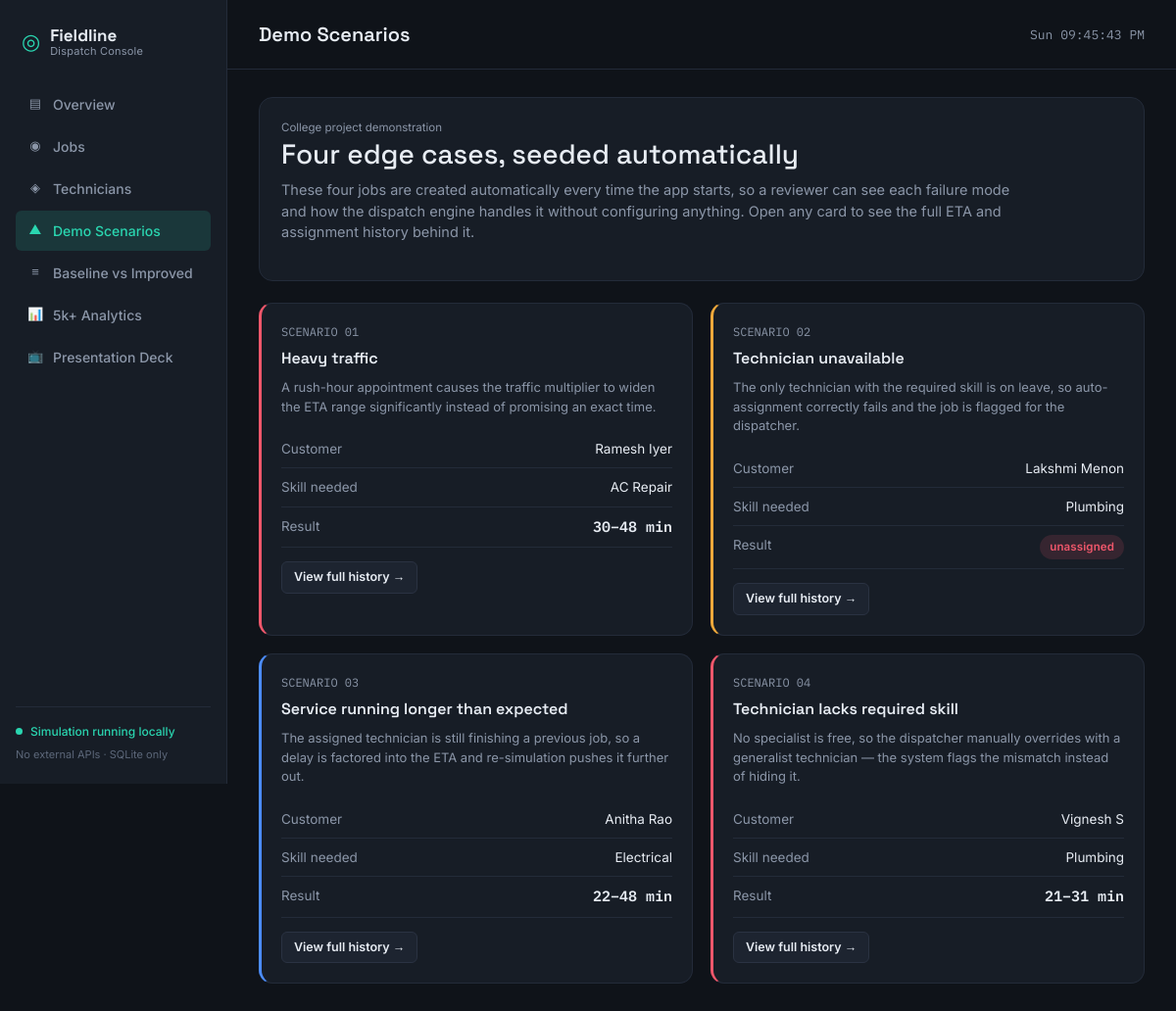
The app's page /demo with its own data.
### tables this page shows
CREATE TABLE jobs (
    id                      INTEGER PRIMARY KEY AUTOINCREMENT,
    customer_name           TEXT NOT NULL,
    required_skill          TEXT NOT NULL,
    customer_latitude       REAL NOT NULL,
    customer_longitude      REAL NOT NULL,
    appointment_time        TEXT NOT NULL,        -- "YYYY-MM-DDTHH:MM"
    status                  TEXT NOT NULL DEFAULT 'pending', -- pending|assigned|unassigned|completed
    assigned_technician_id  INTEGER,
    eta_low                 INTEGER,
    eta_high                INTEGER,
    traffic_level           TEXT,
    delay_reason            TEXT,
    demo_case               TEXT,                 -- tags one of the 4 required demo edge cases, else NULL
    created_at              TEXT DEFAULT CURRENT_TIMESTAMP,
    FOREIGN KEY (assigned_technician_id) REFERENCES technicians(id)
);

### app.py (the view)
@app.route("/demo")
def demo():
    conn = get_db()
    demo_jobs = conn.execute(
        """SELECT jobs.*, technicians.name AS tech_name
           FROM jobs LEFT JOIN technicians ON jobs.assigned_technician_id = technicians.id
           WHERE jobs.demo_case IS NOT NULL
           ORDER BY CASE jobs.demo_case
               WHEN 'heavy_traffic' THEN 1
               WHEN 'technician_unavailable' THEN 2
               WHEN 'service_overrun' THEN 3
               WHEN 'skill_mismatch' THEN 4 END"""
    ).fetchall()
    conn.close()
    return render_template("demo.html", jobs=demo_jobs)

### app.py (called while the page is built)
def get_db():
    conn = sqlite3.connect(DB_PATH)
    conn.row_factory = sqlite3.Row
    conn.execute("PRAGMA foreign_keys = ON")
    return conn

### templates/demo.html (shortened to what this page needs)
{% extends "base.html" %}
{% block page_title %}Demo Scenarios{% endblock %}
{% block content %}
<div class="panel">
  <div class="panel-eyebrow">College project demonstration</div>
  <h3>Four edge cases, seeded automatically</h3>
  <p class="text-dim" style="margin-top:8px; max-width:760px;">
    These four jobs are created automatically every time the app starts, so a reviewer can see each failure mode
    and how the dispatch engine handles it without configuring anything. Open any card to see the full ETA and
    assignment history behind it.
  </p>
</div>
<div class="scenario-grid">
  {% for j in jobs %}
  <div class="scenario-card tag-{{ j.demo_case }}">
    <div class="scenario-num">SCENARIO {{ meta[j.demo_case].num }}</div>
    <div class="scenario-title">{{ meta[j.demo_case].title }}</div>
    <div class="scenario-desc">{{ meta[j.demo_case].desc }}</div>
    <div class="info-line"><span class="k">Customer</span><span>{{ j.customer_name }}</span></div>
    <div class="info-line"><span class="k">Skill needed</span><span>{{ j.required_skill }}</span></div>
    <div class="info-line">
      <span class="k">Result</span>
      {% if j.eta_low %}
        <span class="eta-readout">{{ j.eta_low }}–{{ j.eta_high }} min</span>
      {% else %}
        <span class="badge-status badge-unassigned">unassigned</span>
      {% endif %}
    </div>
    <a href="{{ url_for('job_detail', job_id=j.id) }}" class="btn-fl btn-fl-sm" style="margin-top:14px;">View full history →</a>
  </div>
  {% endfor %}
</div>
{% endblock %}

### static/css/style.css (style rules this page uses)
:root { --bg: #0F1319; --panel: #171D26; --panel-alt: #1D2430; --panel-raised: #212938; --border: #2A3242; --border-soft: #232B39; --text: #E7ECF3; --text-dim: #8B96A8; --text-faint: #5C6779; --teal: #2AD6B0; --teal-dim: rgba(42,214,176,0.14); --amber: #F2A93B; --amber-dim: rgba(242,169,59,0.14); --red: #F0576B; --red-dim: rgba(240,87,107,0.14); --blue: #4C8DFF; --blue-dim: rgba(76,141,255,0.14); --radius-sm: 6px; --radius-md: 10px; --radius-lg: 14px; }
* { box-sizing: border-box; }
body { background: var(--bg); color: var(--text); font-family: 'Inter', -apple-system, sans-serif; font-size: 14.5px; margin: 0; min-height: 100vh; }
h1,h2,h3,h4 { font-family: 'Space Grotesk', sans-serif; color: var(--text); margin: 0 0 4px 0; }
a { color: var(--blue); text-decoration: none; }
.panel { background: var(--panel); border: 1px solid var(--border-soft); border-radius: var(--radius-lg); padding: 22px; margin-bottom: 22px; }
.panel-eyebrow { font-size: 11.5px; color: var(--text-dim); margin-bottom: 2px; }
.badge-status { display:inline-flex; align-items:center; gap:5px; padding: 4px 10px; border-radius: 999px; font-size: 11.5px; font-weight: 600; letter-spacing: .01em; }
.badge-unassigned, .badge-unavailable { background: var(--red-dim); color: var(--red); }
.eta-readout { font-family: 'IBM Plex Mono', monospace; font-weight: 600; font-size: 15px; color: var(--text); }
.btn-fl { display:inline-flex; align-items:center; justify-content:center; gap:6px; font-family:'Inter',sans-serif; font-weight: 600; font-size: 13.5px; padding: 9px 16px; border-radius: var(--radius-sm); border: 1px solid var(--border); background: var(--panel-alt); color: var(--text); cursor: pointer; transition: background .12s ease, border-color .12s ease; }
.btn-fl-sm { padding: 6px 12px; font-size: 12.5px; }
.info-line { display:flex; justify-content:space-between; padding: 9px 0; border-bottom: 1px solid var(--border-soft); font-size: 13.5px; }
.info-line .k { color: var(--text-dim); }
.scenario-grid { display:grid; grid-template-columns: repeat(2, 1fr); gap: 18px; }
.scenario-card { background: var(--panel); border: 1px solid var(--border-soft); border-radius: var(--radius-lg); padding: 20px; border-left: 3px solid var(--teal); }
.scenario-card.tag-heavy_traffic { border-left-color: var(--red); }
.scenario-card.tag-technician_unavailable { border-left-color: var(--amber); }
.scenario-card.tag-service_overrun { border-left-color: var(--blue); }
.scenario-card.tag-skill_mismatch { border-left-color: var(--red); }
.scenario-num { font-family:'IBM Plex Mono',monospace; font-size: 12px; color: var(--text-dim); }
.scenario-title { font-family:'Space Grotesk',sans-serif; font-weight:600; font-size: 16px; margin: 6px 0 8px; }
.scenario-desc { font-size: 13px; color: var(--text-dim); margin-bottom: 14px; line-height:1.5; }
.text-dim { color: var(--text-dim); }

### records on screen
jobs: demo_case "01", demo_case "Heavy traffic", demo_case "A rush-hour appointment causes the traffic multiplier to widen the ETA range significantly instead of promising an exact time.", customer_name "Ramesh Iyer", required_skill "AC Repair", eta_low "30", eta_high "48"
jobs: demo_case "02", demo_case "Technician unavailable", demo_case "The only technician with the required skill is on leave, so auto-assignment correctly fails and the job is flagged for the dispatcher.", customer_name "Lakshmi Menon", required_skill "Plumbing", shows "unassigned"
jobs: demo_case "03", demo_case "Service running longer than expected", demo_case "The assigned technician is still finishing a previous job, so a delay is factored into the ETA and re-simulation pushes it further out.", customer_name "Anitha Rao", required_skill "Electrical", eta_low "22", eta_high "48"
jobs: demo_case "04", demo_case "Technician lacks required skill", demo_case "No specialist is free, so the dispatcher manually overrides with a generalist technician — the system flags the mismatch instead of hiding it.", customer_name "Vignesh S", required_skill "Plumbing", eta_low "21", eta_high "31"
